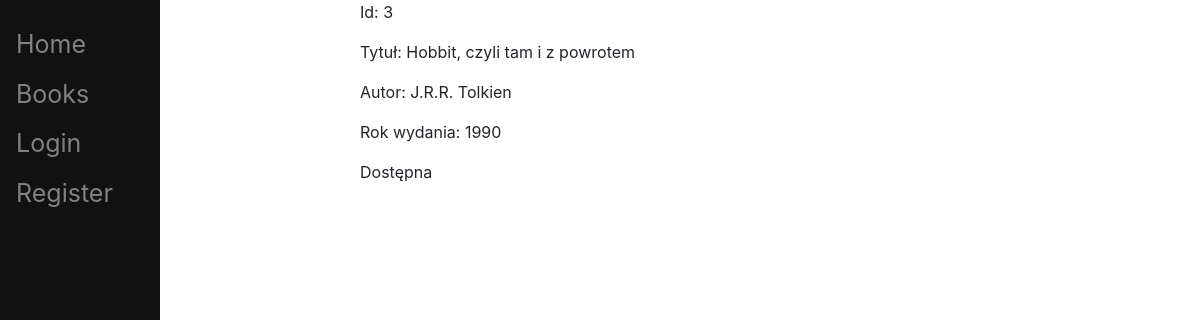
Page /books/3 on the committed database.
### library_app/models.py (models this page shows, shortened)
class Book(models.Model):
    type = models.ForeignKey(BookType, on_delete=models.CASCADE)
    production_year = models.IntegerField()
    borrower = models.ForeignKey(User, on_delete=models.CASCADE, null=True, blank=True)

class BookType(models.Model):
    title = models.CharField(max_length=200)
    author = models.CharField(max_length=200)

### library_app/views.py (the view)
# urls.py: path('books/<int:id>', views.books_id, name='books_id'), # book detail
def books_id(request, id):
    book = get_object_or_404(Book, pk=id)
    if(request.POST.get('zwrot') and request.user.is_staff):
        book.borrower = None
        book.save()
    return render(request, "library_app/books_id.html", {'book':book})

### library_app/templates/library_app/books_id.html (shortened to what this page needs)
{% extends 'library_app/base.html' %}
{% block content %}
    <div class="container">
        <p>Id: {{book.id}}</p>
        <p>Tytuł: {{book.type.title}}</p>
        <p>Autor: {{book.type.author}}</p>
        <p>Rok wydania: {{book.production_year}}</p>
        <p>{% if book.borrower is null %} Dostępna
            {% else %}
                {% if user.is_staff == True %} Wypożyczona przez {{book.borrower}}
                    <form method='post' action='#'> {% csrf_token %} <button type="submit" class="btn btn-outline-primary" name="zwrot" value='zwrot'>Zwrot</button></form>
                {% else %} Niedostępna
                {% endif %}
            {% endif %}</p>
    </div>
{% endblock %}

### rows in the picture
Book: id "3", type "Hobbit, czyli tam i z powrotem", type.author "J.R.R. Tolkien", production_year "1990"
